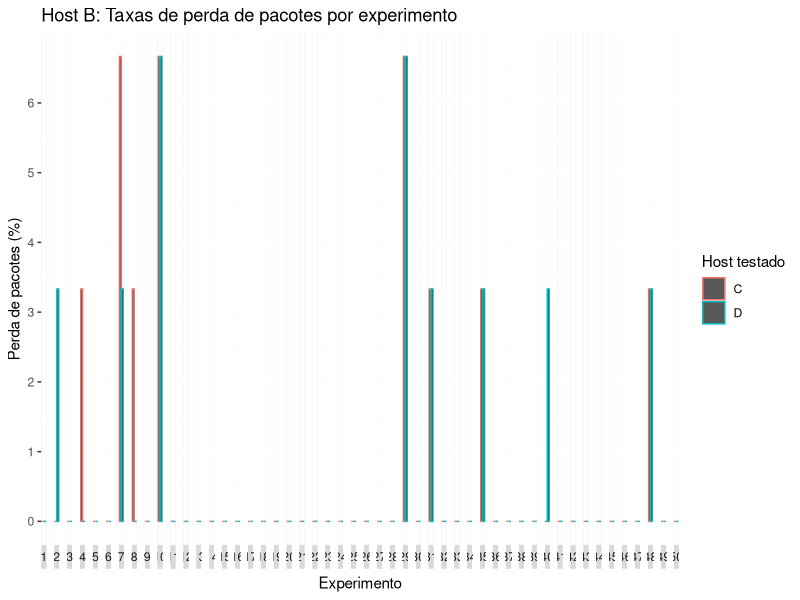

This figure's R source:
# histograma de taxas de perda para cada experimento de A para C e D

library(ggplot2)


# Quantidade de amostras
SAMPLE_QTD <- 50

# taxas de perda de pacotes
per_c <- read.table("../hosts/B/data/per-C.txt")
per_d <- read.table("../hosts/B/data/per-D.txt")

# gerando histograma
hist_per <- data.frame(
  exp = rep(seq(1, SAMPLE_QTD), times=2),
  host = c(rep("C", times=SAMPLE_QTD), rep("D", times=SAMPLE_QTD)),
  per = c(per_c[, 1], per_d[, 1])
)

ggplot(hist_per, aes(x=exp, y=per, color=host))+
  geom_bar(stat="identity", position=position_dodge(0.9))+
  facet_grid(. ~ exp, switch="x", scales="free_x", space="free_x")+
  scale_y_continuous(breaks=seq(0, max(hist_per["per"]), 1))+
  theme(
    axis.text.x=element_blank(),
    axis.ticks.x=element_blank()
  )+
  labs( 
    title="Host B: Taxas de perda de pacotes por experimento",
    x="Experimento",
    y="Perda de pacotes (%)",
    color="Host testado"
  )
